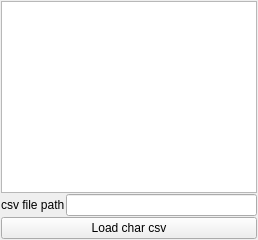
     <widget class="QWidget" name="tab_5">
      <attribute name="title">
       <string>CDM_csv</string>
      </attribute>
      <layout class="QGridLayout" name="gridLayout_7">
       <property name="leftMargin">
        <number>1</number>
       </property>
       <property name="topMargin">
        <number>1</number>
       </property>
       <property name="rightMargin">
        <number>1</number>
       </property>
       <property name="bottomMargin">
        <number>1</number>
       </property>
       <property name="spacing">
        <number>1</number>
       </property>
       <item row="0" column="0">
        <layout class="QVBoxLayout" name="verticalLayout_2">
         <property name="spacing">
          <number>1</number>
         </property>
         <item>
          <widget class="QTableWidget" name="tableWidget_calInfoList">
           <property name="font">
            <font>
             <family>Microsoft YaHei UI</family>
             <pointsize>8</pointsize>
             <weight>50</weight>
             <italic>false</italic>
             <bold>false</bold>
            </font>
           </property>
          </widget>
         </item>
         <item>
          <layout class="QHBoxLayout" name="horizontalLayout">
           <item>
            <widget class="QLabel" name="label">
             <property name="text">
              <string>csv file path</string>
             </property>
            </widget>
           </item>
           <item>
            <widget class="QLineEdit" name="le_csvFile"/>
           </item>
          </layout>
         </item>
         <item>
          <widget class="QPushButton" name="pb_loadCalCsv">
           <property name="text">
            <string>Load char csv</string>
           </property>
          </widget>
         </item>
        </layout>
       </item>
      </layout>
     </widget>
